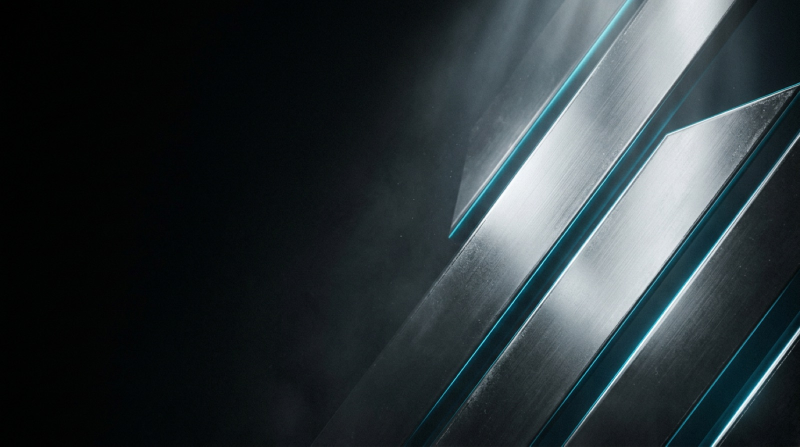
#> input picture assets/hero-bg.jpg, 1600 x 893 px (shown at 1/2 size)
$ python _gerar_comeca_hoje_nao_alunos.py
#> lines starting #> are read from the running program, lines starting #| are printed output that depends on the picture; after the words box and inside, x2 and y2 are one past the last pixel; in counts of white or black regions, pixels touching at a corner belong together
#!/usr/bin/env python3
# Arte "COMEÇA HOJE!" da live dos NÃO ALUNOS (ter 10/11/2026) — header do template do disparo É HOJE.
# Pedido do Fábio 10/11: trocar a foto dos fones (era da live dos alunos, com Play Passei na oferta) pela foto de braços
# cruzados com a camisa "10/11" (recorte PNG que ele mandou → assets/fabio-1011-bracos.png).
# Layout = o da arte dos alunos (comeca-hoje-alunos.jpg): logo + "COMEÇA HOJE!" à esquerda, Fábio à direita,
# faixa escura embaixo com filetes e "10 DE NOVEMBRO · 20H BRASÍLIA / AO VIVO E GRATUITO".
# Uso: python3 _gerar_comeca_hoje_nao_alunos.py  →  comeca-hoje-nao-alunos.jpg (1080×1080)
import os
from PIL import Image, ImageDraw, ImageFont, ImageFilter, ImageEnhance
AQUI = os.path.dirname(os.path.abspath(__file__))
FOTO = os.path.join(AQUI, "fabio-1011-bracos.png")
LOGO = os.path.join(AQUI, "logo-black-revolucao.png")
BG = os.path.join(AQUI, "hero-bg.jpg")
FONTE = os.path.join(AQUI, "fonts", "figtree-latin.woff2")
OUT = os.path.join(AQUI, "comeca-hoje-nao-alunos.jpg")
W = 1080

def fonte(peso, tam):
    f = ImageFont.truetype(FONTE, tam); f.set_variation_by_name(peso); return f

def texto(d, x, y_caps, s, f, track, cor):
    asc = f.getbbox("H")[1]
    for ch in s:
        d.text((x, y_caps - asc), ch, font=f, fill=cor)
        x += f.getlength(ch) + track
    return x

# 1) fundo: base quase preta + textura metálica do site bem escura + brilho azul atrás do Fábio
img = Image.new("RGB", (W, W), (4, 7, 10))
bg = Image.open(BG).convert("RGB")
#> bg is the input picture: PIL image 1600x893 RGB; mean R, G, B 43.9, 52.8, 56.3
s = W / bg.height
#> s = 1.21
bg = bg.resize((round(bg.width * s), W)).crop((0, 0, W, W))
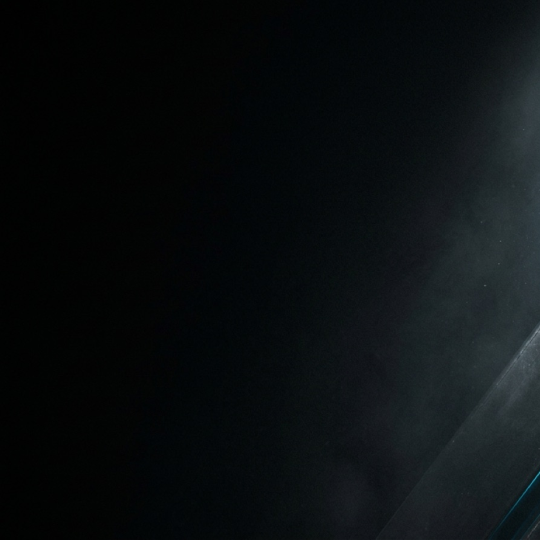
#> bg: PIL image 1080x1080 RGB (shown at 1/2 size); mean R, G, B 10.2, 14.2, 15.9
bg = ImageEnhance.Brightness(bg).enhance(0.35)
img = Image.blend(img, bg, 0.75)
glow = Image.new("L", (W, W), 0)
#> glow: PIL image 1080x1080 L; every value is 0
ImageDraw.Draw(glow).ellipse((380, 20, 1180, 820), fill=150)
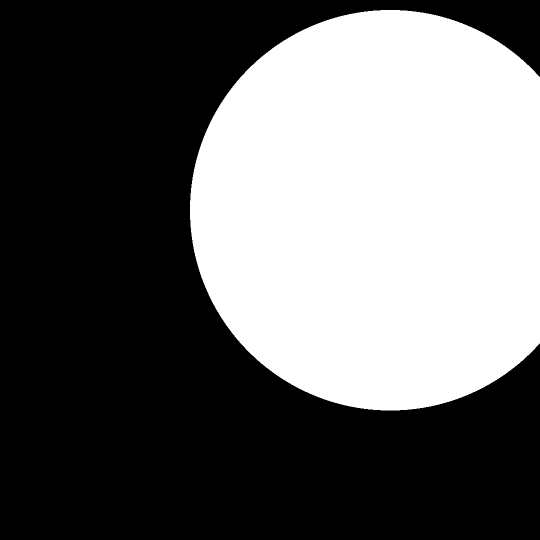
#> glow: PIL image 1080x1080 L (shown at 1/2 size); values 0 (black) and 150 (white), 40% white; 1 white region, box (x1, y1, x2, y2) and area: (380, 20, 1080, 821) 467026
glow = glow.filter(ImageFilter.GaussianBlur(170))
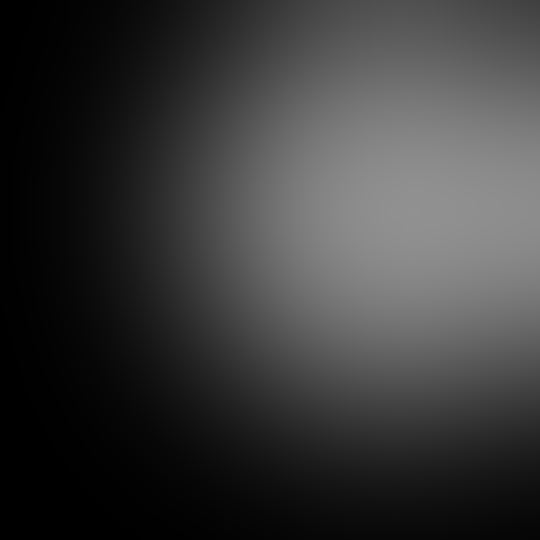
#> glow: PIL image 1080x1080 L (shown at 1/2 size); min 0, max 145, mean 56.6
img = Image.composite(Image.new("RGB", (W, W), (18, 120, 140)), img, glow)
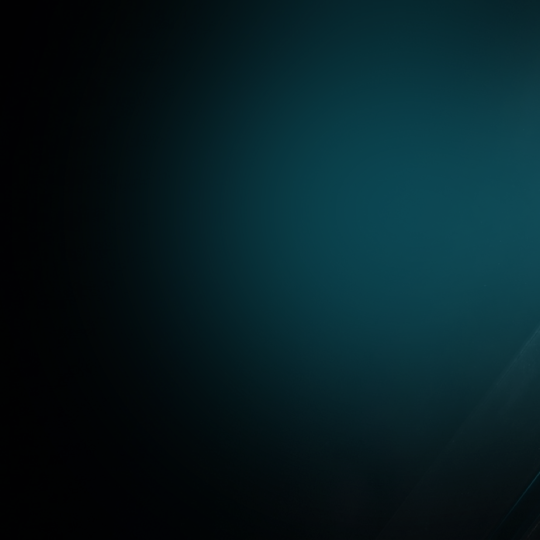
#> img: PIL image 1080x1080 RGB (shown at 1/2 size); mean R, G, B 6.1, 29.9, 35.3

# 2) Fábio à direita (recorte com transparência), cabeça perto do topo, cortado embaixo
foto = Image.open(FOTO).convert("RGBA")
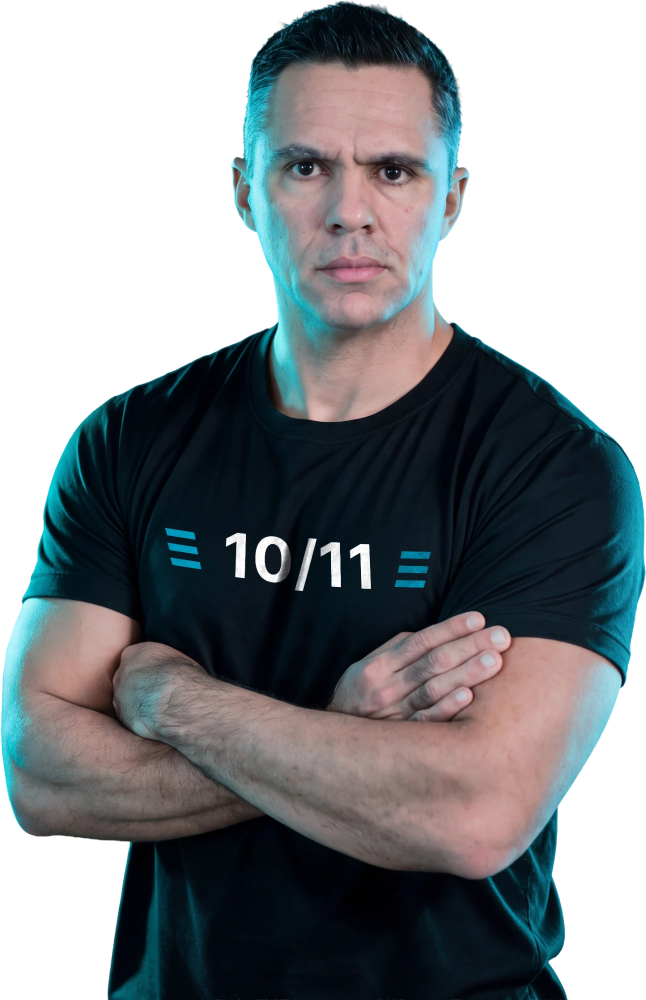
#> input picture assets/fabio-1011-bracos.png, 1291 x 2000 px (shown at 1/2 size)
#> foto is the input picture: PIL image 1291x2000 RGBA; mean R, G, B, A 44.2, 48.9, 51.8, 163.1
sc = 0.54
foto = foto.resize((round(foto.width * sc), round(foto.height * sc)), Image.LANCZOS)
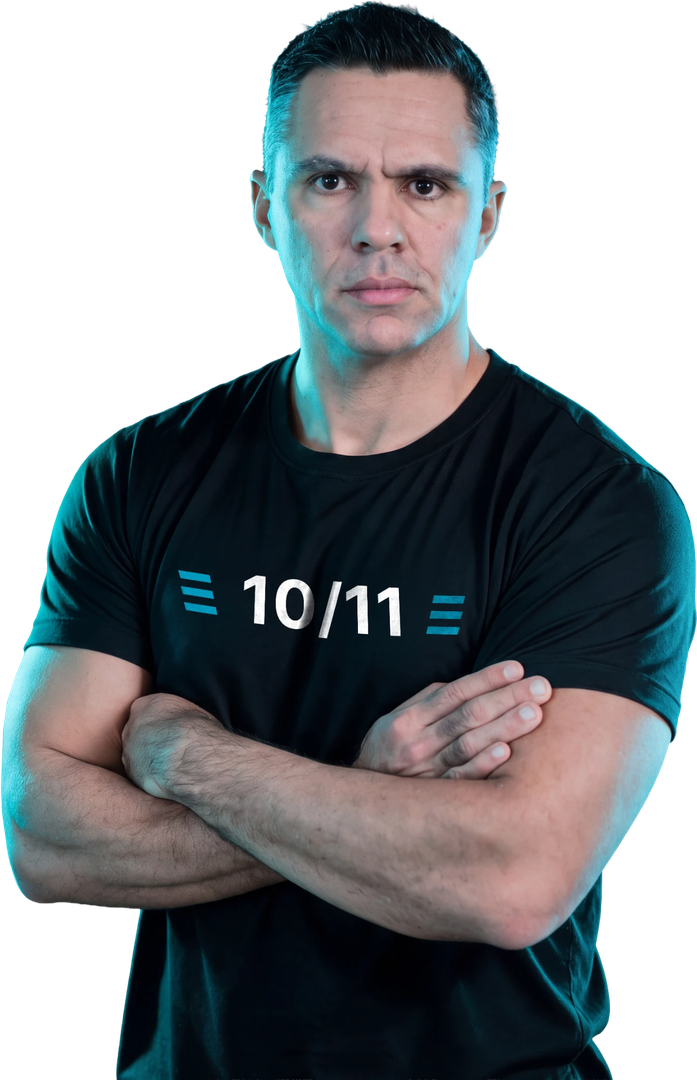
#> foto: PIL image 697x1080 RGBA; mean R, G, B, A 43.5, 48.4, 51.3, 163.1; transparent parts drawn white
img.paste(foto, (W - foto.width, 34), foto)

# 3) escurece a esquerda (leitura do texto) e o pé da arte (faixa do rodapé)
d = ImageDraw.Draw(img)
esq = Image.new("L", (W, W), 0)
de = ImageDraw.Draw(esq)
for x in range(0, 560):
    de.line([(x, 0), (x, W)], fill=round(150 * (1 - x / 560) ** 1.4))
img = Image.composite(Image.new("RGB", (W, W), (2, 4, 6)), img, esq)
pe = Image.new("L", (W, W), 0)
dp = ImageDraw.Draw(pe)
for y in range(780, W):
    dp.line([(0, y), (W, y)], fill=min(250, round(250 * ((y - 780) / 170) ** 1.2)))
img = Image.composite(Image.new("RGB", (W, W), (1, 2, 3)), img, pe)
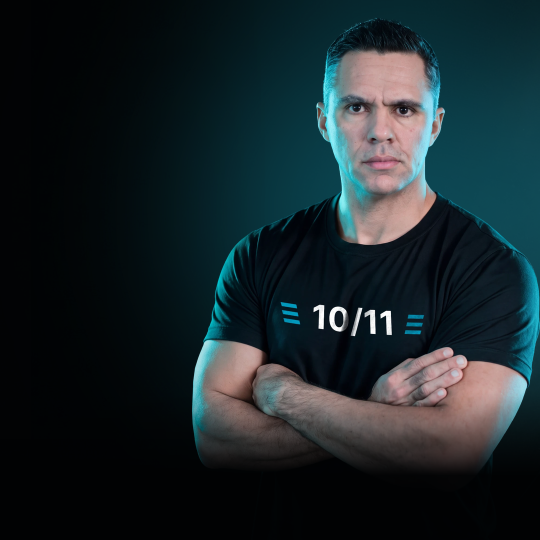
#> img: PIL image 1080x1080 RGB (shown at 1/2 size); mean R, G, B 25.3, 37.4, 41.2

# 4) filetes horizontais do rodapé (iguais aos da arte dos alunos)
d = ImageDraw.Draw(img, "RGBA")
for y in (851, 882, 913):
    d.line([(0, y), (W, y)], fill=(120, 170, 185, 38), width=1)

# 5) logo + COMEÇA HOJE! (com sombra suave)
#> (the run stopped early here; a loop or call above may not have finished)
